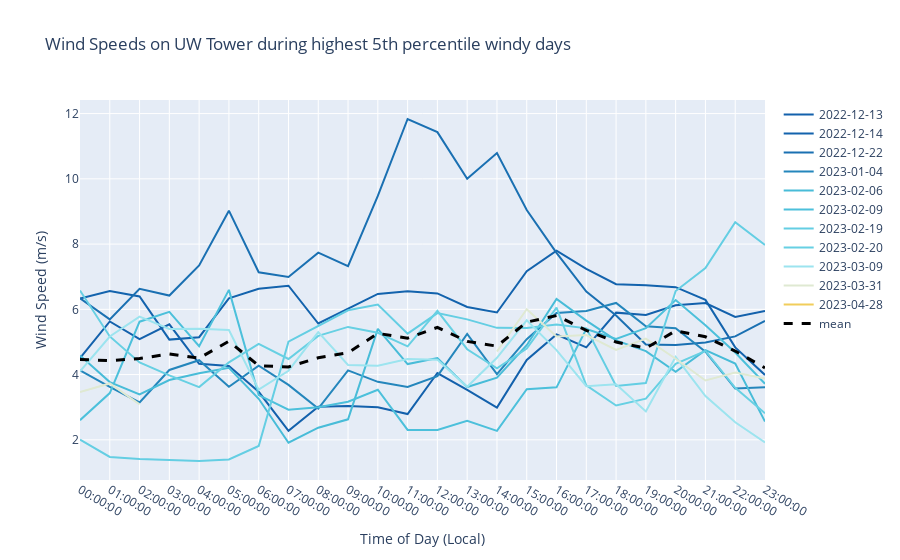

Notebook code cell kept with this figure:
### Code cell
# iterate through the dates and plot the wind speed at 10m on uw tower over the day. Color by the day of water year
fig = go.Figure()
for date in sail_1H_windy_wind_df.date.unique():
    # get the day of water year
    day_of_water_year = get_day_of_water_year(date)
    # get the data for the date
    df = sail_1H_windy_wind_df[sail_1H_windy_wind_df.date == date]
    # plot the data
    fig.add_trace(go.Scatter(
        x=df['time'], 
        y=df['wspd_arith_mean'],
        name=f"{date}",
        marker_color=color_dict[day_of_water_year],
        connectgaps=False
    ))
# add the mean line with a heavier lineweight
fig.add_trace(go.Scatter(
    x=sail_1H_windy_time_avg.index, 
    y=sail_1H_windy_time_avg.values,
    name=f"mean",
    marker_color='black',
    connectgaps=False,
    line=dict(dash='dash'),
    line_width=3
))
# update to show all hover data and not just the closest point
fig.update_layout(hovermode="x unified",
                  yaxis_title='Wind Speed (m/s)',
                    xaxis_title='Time of Day (Local)',
                    title='Wind Speeds on UW Tower during highest 5th percentile windy days',
)
fig

### Figure 1 — Plotly figure (JSON) as saved in the notebook; plotly's stock layout.template omitted (floating-point values rounded to 4 significant figures)
{"data": [{"connectgaps": false, "marker": {"color": "rgb(19, 97, 172)"}, "name": "2022-12-13", "type": "scatter", "x": ["00:00:00", "01:00:00", "02:00:00", "03:00:00", "04:00:00", "05:00:00", "06:00:00", "07:00:00", "08:00:00", "09:00:00", "10:00:00", "11:00:00", "12:00:00", "13:00:00", "14:00:00", "15:00:00", "16:00:00", "17:00:00", "18:00:00", "19:00:00", "20:00:00", "21:00:00", "22:00:00", "23:00:00"], "y": [4.503, 5.628, 5.084, 5.541, 4.329, 4.262, 3.472, 2.278, 3.016, 3.036, 2.998, 2.791, 4.048, 3.533, 2.989, 4.447, 5.228, 4.836, 5.898, 5.829, 6.126, 6.193, 5.765, 5.948]}, {"connectgaps": false, "marker": {"color": "rgb(19, 99, 173)"}, "name": "2022-12-14", "type": "scatter", "x": ["00:00:00", "01:00:00", "02:00:00", "03:00:00", "04:00:00", "05:00:00", "06:00:00", "07:00:00", "08:00:00", "09:00:00", "10:00:00", "11:00:00", "12:00:00", "13:00:00", "14:00:00", "15:00:00", "16:00:00", "17:00:00", "18:00:00", "19:00:00", "20:00:00", "21:00:00", "22:00:00", "23:00:00"], "y": [6.329, 6.559, 6.396, 5.072, 5.145, 6.337, 6.63, 6.724, 5.566, 6.011, 6.472, 6.556, 6.487, 6.073, 5.903, 7.17, 7.8, 7.243, 6.769, 6.735, 6.679, 6.29, 4.833, 3.988]}, {"connectgaps": false, "marker": {"color": "rgb(26, 112, 178)"}, "name": "2022-12-22", "type": "scatter", "x": ["00:00:00", "01:00:00", "02:00:00", "03:00:00", "04:00:00", "05:00:00", "06:00:00", "07:00:00", "08:00:00", "09:00:00", "10:00:00", "11:00:00", "12:00:00", "13:00:00", "14:00:00", "15:00:00", "16:00:00", "17:00:00", "18:00:00", "19:00:00", "20:00:00", "21:00:00", "22:00:00", "23:00:00"], "y": [6.34, 5.692, 6.631, 6.422, 7.346, 9.025, 7.137, 6.993, 7.738, 7.322, 9.476, 11.83, 11.43, 10.0, 10.79, 9.046, 7.732, 6.542, 5.813, 4.923, 4.906, 4.984, 5.171, 5.644]}, {"connectgaps": false, "marker": {"color": "rgb(36, 134, 188)"}, "name": "2023-01-04", "type": "scatter", "x": ["00:00:00", "01:00:00", "02:00:00", "03:00:00", "04:00:00", "05:00:00", "06:00:00", "07:00:00", "08:00:00", "09:00:00", "10:00:00", "11:00:00", "12:00:00", "13:00:00", "14:00:00", "15:00:00", "16:00:00", "17:00:00", "18:00:00", "19:00:00", "20:00:00", "21:00:00", "22:00:00", "23:00:00"], "y": [4.131, 3.625, 3.146, 4.141, 4.44, 3.627, 4.275, 3.685, 2.96, 4.128, 3.778, 3.621, 3.953, 5.248, 4.012, 5.085, 5.887, 5.951, 6.195, 5.479, 5.423, 4.7, 3.571, 3.612]}, {"connectgaps": false, "marker": {"color": "rgb(72, 188, 216)"}, "name": "2023-02-06", "type": "scatter", "x": ["00:00:00", "01:00:00", "02:00:00", "03:00:00", "04:00:00", "05:00:00", "06:00:00", "07:00:00", "08:00:00", "09:00:00", "10:00:00", "11:00:00", "12:00:00", "13:00:00", "14:00:00", "15:00:00", "16:00:00", "17:00:00", "18:00:00", "19:00:00", "20:00:00", "21:00:00", "22:00:00", "23:00:00"], "y": [4.586, 3.77, 3.393, 3.832, 4.041, 4.206, 3.258, 1.912, 2.371, 2.629, 5.402, 4.322, 4.507, 3.619, 3.906, 4.901, 6.32, 5.653, 5.047, 4.72, 4.084, 4.747, 4.337, 2.56]}, {"connectgaps": false, "marker": {"color": "rgb(76, 192, 219)"}, "name": "2023-02-09", "type": "scatter", "x": ["00:00:00", "01:00:00", "02:00:00", "03:00:00", "04:00:00", "05:00:00", "06:00:00", "07:00:00", "08:00:00", "09:00:00", "10:00:00", "11:00:00", "12:00:00", "13:00:00", "14:00:00", "15:00:00", "16:00:00", "17:00:00", "18:00:00", "19:00:00", "20:00:00", "21:00:00", "22:00:00", "23:00:00"], "y": [2.602, 3.434, 5.622, 5.924, 4.872, 6.597, 3.373, 2.925, 2.996, 3.168, 3.536, 2.303, 2.304, 2.584, 2.275, 3.551, 3.608, 5.397, 5.094, 5.421, 6.287, 5.514, 4.674, 3.718]}, {"connectgaps": false, "marker": {"color": "rgb(100, 206, 227)"}, "name": "2023-02-19", "type": "scatter", "x": ["00:00:00", "01:00:00", "02:00:00", "03:00:00", "04:00:00", "05:00:00", "06:00:00", "07:00:00", "08:00:00", "09:00:00", "10:00:00", "11:00:00", "12:00:00", "13:00:00", "14:00:00", "15:00:00", "16:00:00", "17:00:00", "18:00:00", "19:00:00", "20:00:00", "21:00:00", "22:00:00", "23:00:00"], "y": [2.005, 1.475, 1.413, 1.383, 1.351, 1.397, 1.81, 5.01, 5.493, 5.97, 6.148, 5.255, 5.886, 5.692, 5.432, 5.425, 5.534, 5.417, 3.65, 3.739, 6.562, 7.268, 8.668, 7.975]}, {"connectgaps": false, "marker": {"color": "rgb(103, 208, 227)"}, "name": "2023-02-20", "type": "scatter", "x": ["00:00:00", "01:00:00", "02:00:00", "03:00:00", "04:00:00", "05:00:00", "06:00:00", "07:00:00", "08:00:00", "09:00:00", "10:00:00", "11:00:00", "12:00:00", "13:00:00", "14:00:00", "15:00:00", "16:00:00", "17:00:00", "18:00:00", "19:00:00", "20:00:00", "21:00:00", "22:00:00", "23:00:00"], "y": [6.579, 5.169, 4.372, 3.973, 3.616, 4.373, 4.942, 4.478, 5.186, 5.461, 5.28, 4.865, 5.951, 4.777, 4.195, 4.797, 6.051, 3.669, 3.052, 3.261, 4.327, 4.727, 3.595, 2.816]}, {"connectgaps": false, "marker": {"color": "rgb(156, 228, 239)"}, "name": "2023-03-09", "type": "scatter", "x": ["00:00:00", "01:00:00", "02:00:00", "03:00:00", "04:00:00", "05:00:00", "06:00:00", "07:00:00", "08:00:00", "09:00:00", "10:00:00", "11:00:00", "12:00:00", "13:00:00", "14:00:00", "15:00:00", "16:00:00", "17:00:00", "18:00:00", "19:00:00", "20:00:00", "21:00:00", "22:00:00", "23:00:00"], "y": [4.102, 5.167, 5.779, 5.397, 5.402, 5.366, 3.54, 4.118, 5.302, 4.294, 4.272, 4.479, 4.455, 3.626, 4.515, 5.662, 4.752, 3.643, 3.7, 2.869, 4.544, 3.342, 2.536, 1.919]}, {"connectgaps": false, "marker": {"color": "rgb(223, 233, 210)"}, "name": "2023-03-31", "type": "scatter", "x": ["00:00:00", "01:00:00", "02:00:00", "03:00:00", "04:00:00", "05:00:00", "06:00:00", "07:00:00", "08:00:00", "09:00:00", "10:00:00", "11:00:00", "12:00:00", "13:00:00", "14:00:00", "15:00:00", "16:00:00", "17:00:00", "18:00:00", "19:00:00", "20:00:00", "21:00:00", "22:00:00", "23:00:00"], "y": [3.464, 3.728, 3.085, null, null, null, null, null, null, null, null, null, null, null, 4.706, 6.006, 5.171, 5.211, 4.755, 5.102, 4.486, 3.82, 4.063, 3.876]}, {"connectgaps": false, "marker": {"color": "rgb(241, 205, 91)"}, "name": "2023-04-28", "type": "scatter", "x": ["00:00:00", "01:00:00", "02:00:00", "03:00:00", "04:00:00", "05:00:00", "06:00:00", "07:00:00", "08:00:00", "09:00:00", "10:00:00", "11:00:00", "12:00:00", "13:00:00", "14:00:00", "15:00:00", "16:00:00", "17:00:00", "18:00:00", "19:00:00", "20:00:00", "21:00:00", "22:00:00", "23:00:00"], "y": [null, null, null, null, null, null, null, null, null, null, null, null, null, null, null, null, null, null, null, null, null, null, null, null]}, {"connectgaps": false, "line": {"dash": "dash", "width": 3}, "marker": {"color": "black"}, "name": "mean", "type": "scatter", "x": ["00:00:00", "01:00:00", "02:00:00", "03:00:00", "04:00:00", "05:00:00", "06:00:00", "07:00:00", "08:00:00", "09:00:00", "10:00:00", "11:00:00", "12:00:00", "13:00:00", "14:00:00", "15:00:00", "16:00:00", "17:00:00", "18:00:00", "19:00:00", "20:00:00", "21:00:00", "22:00:00", "23:00:00"], "y": [4.464, 4.425, 4.492, 4.632, 4.505, 5.021, 4.271, 4.236, 4.514, 4.669, 5.263, 5.114, 5.447, 5.017, 4.872, 5.609, 5.808, 5.356, 4.997, 4.808, 5.342, 5.159, 4.721, 4.206]}], "layout": {"hovermode": "x unified", "title": {"text": "Wind Speeds on UW Tower during highest 5th percentile windy days"}, "xaxis": {"title": {"text": "Time of Day (Local)"}}, "yaxis": {"title": {"text": "Wind Speed (m/s)"}}}}
